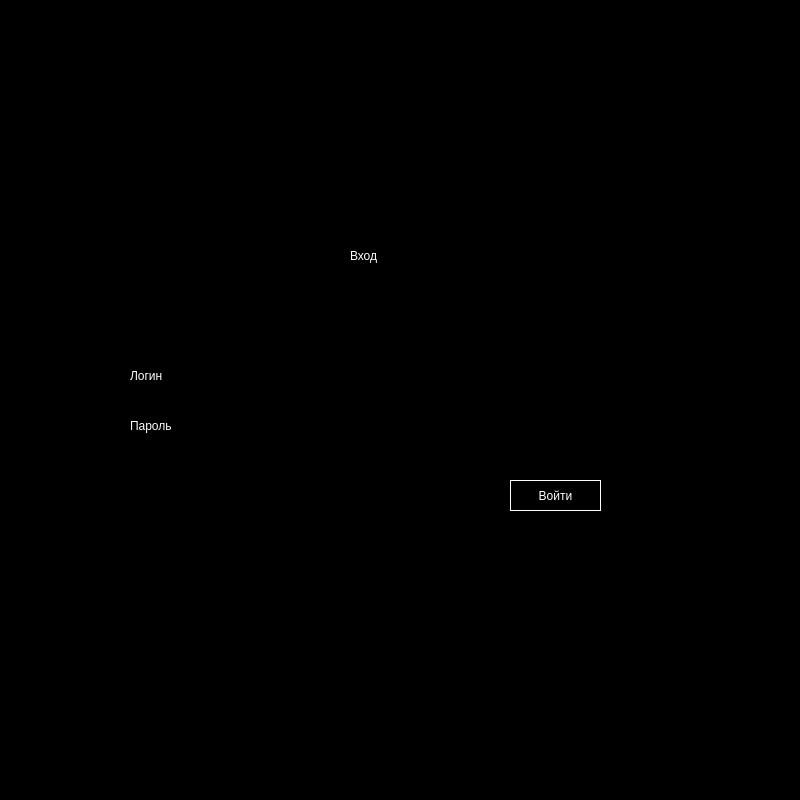
<?xml version="1.0" encoding="UTF-8"?>
<ui version="4.0">
 <class>Form</class>
 <widget class="QWidget" name="Form">
  <property name="geometry">
   <rect>
    <x>0</x>
    <y>0</y>
    <width>800</width>
    <height>800</height>
   </rect>
  </property>
  <property name="windowTitle">
   <string>Form</string>
  </property>
  <property name="styleSheet">
   <string notr="true">background-color: rgb(0, 0, 0);
color: rgb(255, 255, 255);</string>
  </property>
  <widget class="QPushButton" name="loginpushButton">
   <property name="geometry">
    <rect>
     <x>510</x>
     <y>480</y>
     <width>91</width>
     <height>31</height>
    </rect>
   </property>
   <property name="styleSheet">
    <string notr="true">font: 20pt &quot;MS Shell Dlg 2&quot;;
border: 1px solid rgb(255, 255, 255);</string>
   </property>
   <property name="text">
    <string>Войти</string>
   </property>
  </widget>
  <widget class="QLabel" name="label">
   <property name="geometry">
    <rect>
     <x>130</x>
     <y>360</y>
     <width>131</width>
     <height>31</height>
    </rect>
   </property>
   <property name="toolTip">
    <string>&lt;html&gt;&lt;head/&gt;&lt;body&gt;&lt;p align=&quot;center&quot;&gt;&lt;span style=&quot; font-size:22pt;&quot;&gt;Логин&lt;/span&gt;&lt;/p&gt;&lt;/body&gt;&lt;/html&gt;</string>
   </property>
   <property name="whatsThis">
    <string>&lt;html&gt;&lt;head/&gt;&lt;body&gt;&lt;p&gt;Логин&lt;/p&gt;&lt;/body&gt;&lt;/html&gt;</string>
   </property>
   <property name="styleSheet">
    <string notr="true">font: 22pt &quot;Arial&quot;;</string>
   </property>
   <property name="text">
    <string>Логин</string>
   </property>
   <property name="textFormat">
    <enum>Qt::AutoText</enum>
   </property>
  </widget>
  <widget class="QLabel" name="label_2">
   <property name="geometry">
    <rect>
     <x>130</x>
     <y>410</y>
     <width>131</width>
     <height>31</height>
    </rect>
   </property>
   <property name="toolTip">
    <string>&lt;html&gt;&lt;head/&gt;&lt;body&gt;&lt;p align=&quot;center&quot;&gt;&lt;span style=&quot; font-size:22pt;&quot;&gt;Логин&lt;/span&gt;&lt;/p&gt;&lt;/body&gt;&lt;/html&gt;</string>
   </property>
   <property name="whatsThis">
    <string>&lt;html&gt;&lt;head/&gt;&lt;body&gt;&lt;p&gt;Логин&lt;/p&gt;&lt;/body&gt;&lt;/html&gt;</string>
   </property>
   <property name="styleSheet">
    <string notr="true">font: 22pt &quot;Arial&quot;;</string>
   </property>
   <property name="text">
    <string>Пароль</string>
   </property>
   <property name="textFormat">
    <enum>Qt::AutoText</enum>
   </property>
  </widget>
  <widget class="QLineEdit" name="login">
   <property name="geometry">
    <rect>
     <x>300</x>
     <y>350</y>
     <width>311</width>
     <height>41</height>
    </rect>
   </property>
   <property name="styleSheet">
    <string notr="true">font: 24pt &quot;MS Shell Dlg 2&quot;;</string>
   </property>
  </widget>
  <widget class="QLineEdit" name="password">
   <property name="geometry">
    <rect>
     <x>300</x>
     <y>400</y>
     <width>311</width>
     <height>41</height>
    </rect>
   </property>
   <property name="styleSheet">
    <string notr="true">font: 24pt &quot;MS Shell Dlg 2&quot;;</string>
   </property>
  </widget>
  <widget class="QLabel" name="label_3">
   <property name="geometry">
    <rect>
     <x>350</x>
     <y>220</y>
     <width>131</width>
     <height>71</height>
    </rect>
   </property>
   <property name="toolTip">
    <string>&lt;html&gt;&lt;head/&gt;&lt;body&gt;&lt;p align=&quot;center&quot;&gt;&lt;span style=&quot; font-size:22pt;&quot;&gt;Логин&lt;/span&gt;&lt;/p&gt;&lt;/body&gt;&lt;/html&gt;</string>
   </property>
   <property name="whatsThis">
    <string>&lt;html&gt;&lt;head/&gt;&lt;body&gt;&lt;p&gt;Логин&lt;/p&gt;&lt;/body&gt;&lt;/html&gt;</string>
   </property>
   <property name="styleSheet">
    <string notr="true">font: 40pt &quot;Arial&quot;;</string>
   </property>
   <property name="text">
    <string>Вход</string>
   </property>
   <property name="textFormat">
    <enum>Qt::AutoText</enum>
   </property>
  </widget>
 </widget>
 <resources/>
 <connections/>
</ui>
